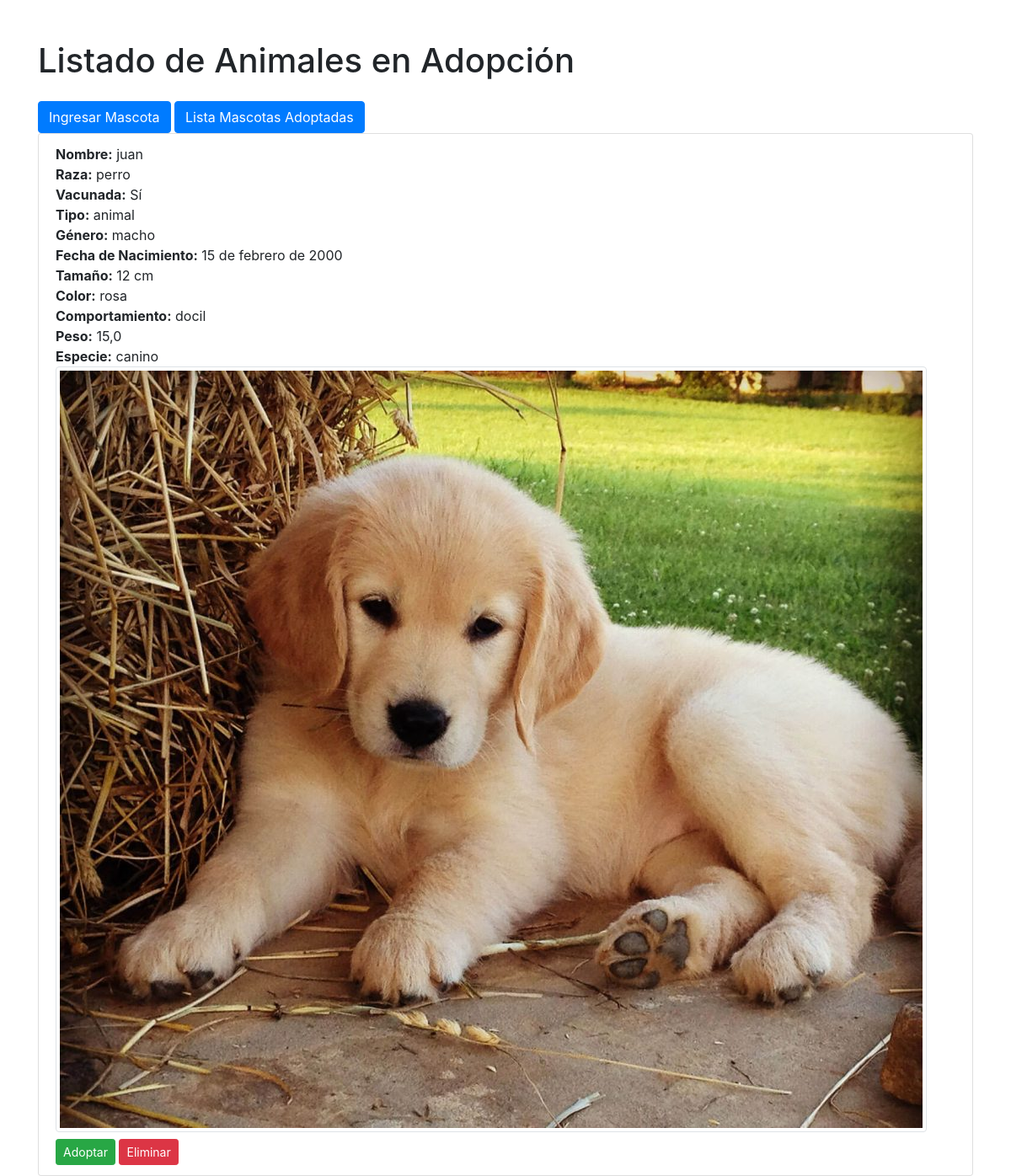
The page /listado_mascotas/ on the database as committed earlier.
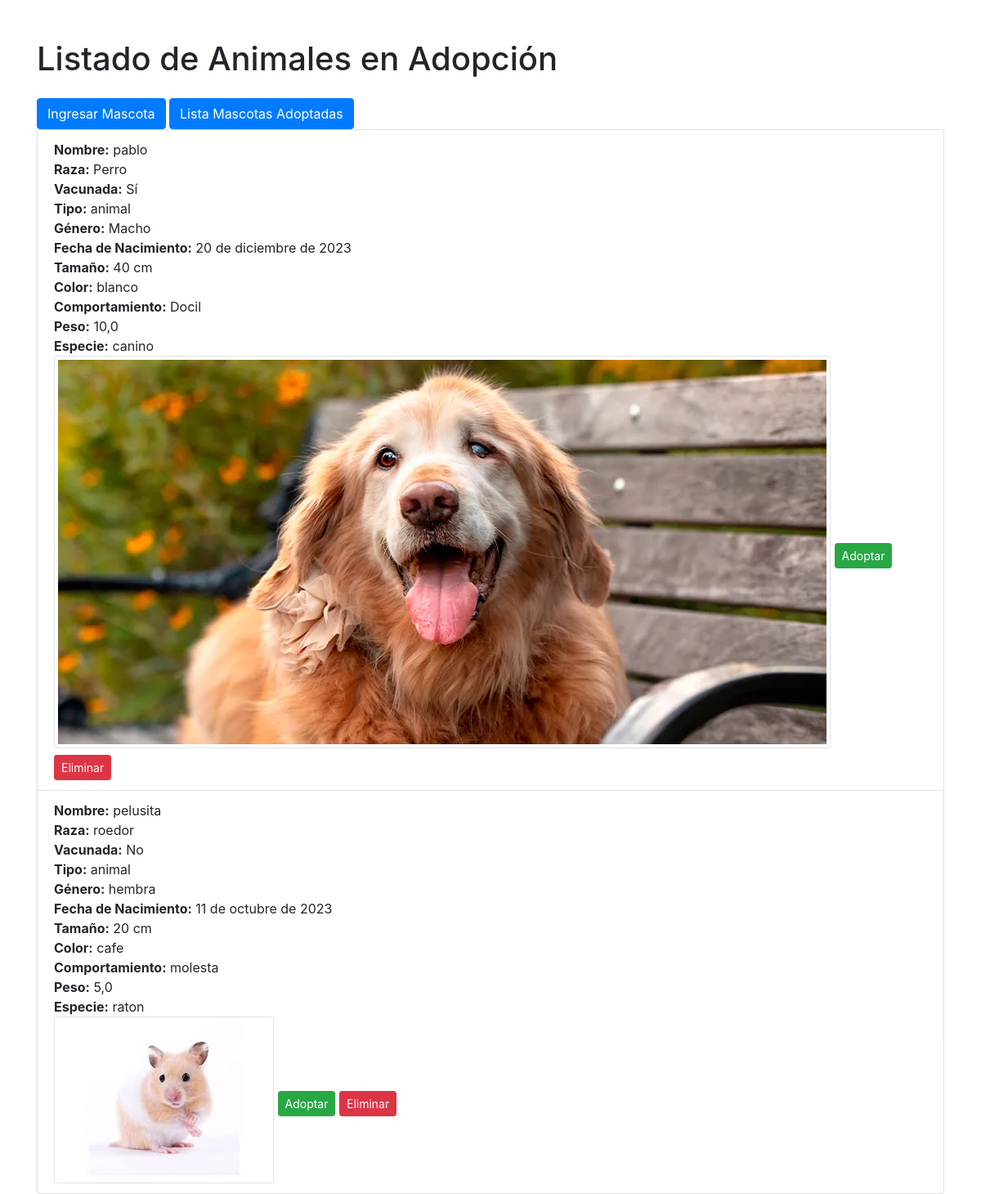
The same page on the database as committed later.
### mascotas/models.py (models this page shows, shortened)
class Mascota(models.Model):
    id_mascotas = models.AutoField(primary_key=True)
    rut_usuario = models.ForeignKey('mascotas.Usuario', related_name='mascotas', on_delete=models.CASCADE)
    nombre_m = models.CharField(max_length=100)
    raza_m = models.CharField(max_length=100)
    vacuna_m = models.BooleanField(default=False)
    tipo_m = models.CharField(max_length=100)
    genero_m = models.CharField(max_length=10)
    fecha_nac_m = models.DateField()
    tamaño_m = models.CharField(max_length=20)
    color_m = models.CharField(max_length=50)
    comportamiento_m = models.TextField()
    peso_m = models.FloatField()
    especie_m = models.CharField(max_length=50)
    imagen = models.ImageField(upload_to='uploads', blank=True, null=True)
    class Meta:
        app_label = 'mascotas'

### mascotas/views.py (the view)
# urls.py: path('listado_mascotas/', views.listado_mascotas, name='listado_mascotas'),
def listado_mascotas(request):
    mascotas = Mascota.objects.all()
    return render(request, 'mascotas/listado_mascotas.html', {'mascotas': mascotas})

### mascotas/templates/mascotas/listado_mascotas.html (shortened to what this page needs)
<!DOCTYPE html>
<html lang="es">
<head>
    <link rel="stylesheet" href="https://stackpath.bootstrapcdn.com/bootstrap/4.5.2/css/bootstrap.min.css">
</head>
<body class="container mt-5">
    <h1>Listado de Animales en Adopción</h1>
    <a href="{% url 'ingresar_mascota' %}" class="btn btn-primary mt-3">Ingresar Mascota</a>
    <a href="{% url 'adoptar_mascota_lista' %}" class="btn btn-primary mt-3">Lista Mascotas Adoptadas</a>
    <ul class="list-group">
        {% for mascota in mascotas %}
            <li class="list-group-item">
                <strong>Nombre:</strong> {{ mascota.nombre_m }}<br>
                <strong>Raza:</strong> {{ mascota.raza_m }}<br>
                <strong>Vacunada:</strong> {% if mascota.vacuna_m %}Sí{% else %}No{% endif %}<br>
                <strong>Tipo:</strong> {{ mascota.tipo_m }}<br>
                <strong>Género:</strong> {{ mascota.genero_m }}<br>
                <strong>Fecha de Nacimiento:</strong> {{ mascota.fecha_nac_m }}<br>
                <strong>Tamaño:</strong> {{ mascota.tamaño_m }}<br>
                <strong>Color:</strong> {{ mascota.color_m }}<br>
                <strong>Comportamiento:</strong> {{ mascota.comportamiento_m }}<br>
                <strong>Peso:</strong> {{ mascota.peso_m }}<br>
                <strong>Especie:</strong> {{ mascota.especie_m }}<br>
                {% if mascota.imagen %}
                <img src="{{ mascota.imagen.url }}" alt="Imagen de {{ mascota.nombre_m }}" class="img-thumbnail">
                {% endif %}
                <a href="{% url 'adoptar_mascota' mascota.id_mascotas %}" class="btn btn-success btn-sm mt-2">Adoptar</a>
                <form method="post" action="{% url 'eliminar_mascota' mascota.id_mascotas %}" style="display:inline;">
                    <button type="submit" class="btn btn-danger btn-sm mt-2">Eliminar</button>
                </form>
            </li>
        {% endfor %}
    </ul>
</body>
</html>

Rows that differ between the two databases and show on the page:
removed Mascota: nombre_m "juan", raza_m "perro", vacuna_m "Sí", tipo_m "animal", genero_m "macho", fecha_nac_m "15 de febrero de 2000", tamaño_m "12 cm", color_m "rosa", comportamiento_m "docil", peso_m "15,0", especie_m "canino", imagen (picture)
added Mascota: nombre_m "pablo", raza_m "Perro", vacuna_m "Sí", tipo_m "animal", genero_m "Macho", fecha_nac_m "20 de diciembre de 2023", tamaño_m "40 cm", color_m "blanco", comportamiento_m "Docil", peso_m "10,0", especie_m "canino", imagen (picture)
added Mascota: nombre_m "pelusita", raza_m "roedor", vacuna_m "No", tipo_m "animal", genero_m "hembra", fecha_nac_m "11 de octubre de 2023", tamaño_m "20 cm", color_m "cafe", comportamiento_m "molesta", peso_m "5,0", especie_m "raton", imagen (picture)
